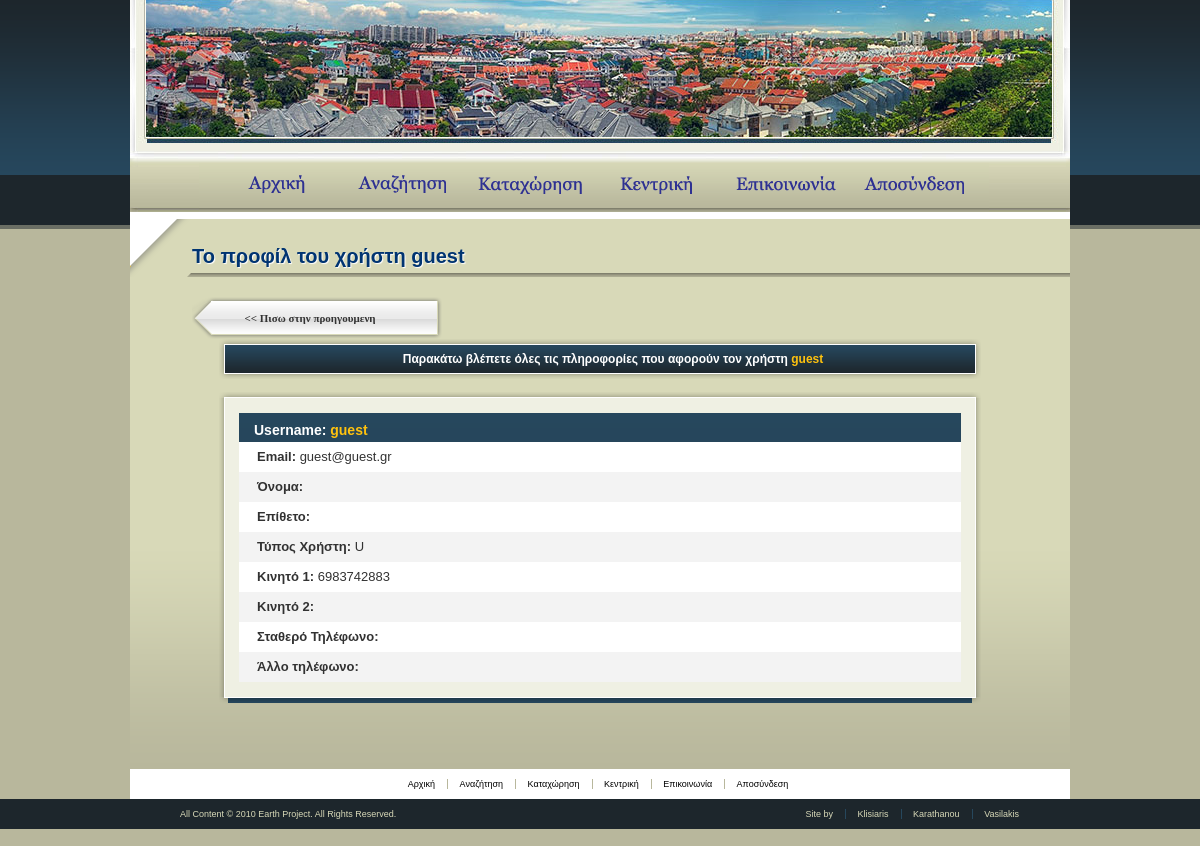
The app's page /site/profUser.php?user=guest (signed in) with its own data.
### tables this page shows
create table users
(
	username char(20) not null,
	password char(16) not null,
	email char(50) not null,
	name varchar(100),
	surname varchar(100),
	user_type enum('A','U'),
	unique(email),
	primary key(username)
);

create table telephone
(
	tel_id int auto_increment,
	home char(10),
	mobile1 char(10) not null,
	mobile2 char(10),
	other char(10),
	user_id char(20) not null,
	primary key(tel_id),
	constraint phones_constr
	foreign key(user_id) references users(username)
	on delete cascade on update cascade
);

### site/profUser.php (called while the page is built, shortened)
<?php
try
{
	$user=strval($_GET['user']);
	showUserProfile($user);
}
catch (Exception $e)
{
	dispHeader('ÓöÜëìá:');
	echo $e->getMessage();
	dispFooter();
	exit;
}
?>

### site/main_functions.php (the view, shortened to what this page needs)
<?php
function showUserProfile($user)
{
	$result = mysql_query("SELECT * FROM users where username='$user'");
	echo "<div class='header-bar-full'><h1 class='blue'>Το προφίλ του χρήστη $user</h1></div>
	<input type='button' id='button-2' name='back' value='<< Πισω στην προηγουμενη' onclick='javascript:history.go(-1)' />
	<div id='sub-header'>Παρακάτω βλέπετε όλες τις πληροφορίες που αφορoύν τον χρήστη <span class='yellow'>$user</span></div>";
echo "<div class='content-box-1'>
<div class='content-box-1-top'></div>
<div class='content-box-1-middle'>
<div class='content-box-1-content'> <div align='left'>";
	while($row = mysql_fetch_array($result))
	{
		echo "<div id='userCoreInfo'>
	<div id='userProfileName'><span id='userProfileWhite'>Username: </span>".$row['username']."</div>
	</div>
<div class='userProfileSubInfo whitebg'>
				<div class='userProfileInfo'><strong>Email: </strong>".$row['email']."</div>
				<div class='clearDiv'>&nbsp;</div>
			</div>
<div class='userProfileSubInfo'>
				<div class='userProfileInfo'><strong>Όνομα: </strong>".$row['name']."</div>
				<div class='clearDiv'>&nbsp;</div>
			</div>
<div class='userProfileSubInfo whitebg'>
				<div class='userProfileInfo'><strong>Επίθετο: </strong>".$row['surname']."</div>
				<div class='clearDiv'>&nbsp;</div>
			</div>
<div class='userProfileSubInfo'>
				<div class='userProfileInfo'><strong>Τύπος Χρήστη: </strong>".$row['user_type']."</div>
				<div class='clearDiv'>&nbsp;</div>
			</div>";
	}
	$result = mysql_query("SELECT * FROM telephone where user_id='$user'");
	while($row = mysql_fetch_array($result))
	{
	echo "<div class='userProfileSubInfo whitebg'>
				<div class='userProfileInfo'><strong>Κινητό 1: </strong>".$row['mobile1']."</div>
				<div class='clearDiv'>&nbsp;</div>
			</div>
<div class='userProfileSubInfo'>
				<div class='userProfileInfo'><strong>Κινητό 2: </strong>".$row['mobile2']."</div>
				<div class='clearDiv'>&nbsp;</div>
			</div>
<div class='userProfileSubInfo whitebg'>
				<div class='userProfileInfo'><strong>Σταθερό Τηλέφωνο: </strong>".$row['home']."</div>
				<div class='clearDiv'>&nbsp;</div>
			</div>
<div class='userProfileSubInfo'>
				<div class='userProfileInfo'><strong>Άλλο τηλέφωνο: </strong>".$row['other']."</div>
				<div class='clearDiv'>&nbsp;</div>
			</div>";
	}
	echo "
	</div></div>
</div>
<div class='content-box-1-bottom'>&nbsp;</div>
 </div>";
}
?>

### site/mystyle.css (style rules this page uses)
body { margin:0; color:#323232; font-family:verdana,tahoma,sans-serif; background:#b8b79c url(images/bg-body.gif) repeat-x top; font-size:13px; min-width:940px; }
select, input, textarea { font:11px verdana,sans-serif;vertical-align:middle; }
h1 { margin:0; }
.header-bar-full { width:883px; margin:0 -63px 20px -5px; padding:0 0 9px 5px; background:url(images/bg-header-bar-full.gif) no-repeat left bottom; }
.blue { color:#003471; font-size:20px; font-family:Georgia, Arial, "Times New Roman", Times; text-shadow:1px 1px 1px #fff; }
.yellow { color:#ffc20e; }
#sub-header { width:762px; height:40px; color:#fff; text-align:center; font-size:12px; font-weight:bold; margin-left:27px; padding: 13px 13px 0 13px; background:url(images/bg-sub-header.png) no-repeat left top; }
.content-box-1 { width:762px; height:auto; margin-left: 27px; }
.content-box-1-top { width:762px; height:6px; background:url(images/content-box-762-top.png) no-repeat left top; }
.content-box-1-middle { width:762px; color:#323232; line-height:14px; background: url(images/content-box-762-middle.png) repeat-y left top; }
.content-box-1-content { padding:15px 20px 15px 20px; }
.content-box-1-bottom { width:762px; height:7px; background:url(images/content-box-762-bottom.png) no-repeat left top; }
.whitebg { background-color: #fff; }
#button-2 { background:transparent url(images/btn-back.png) no-repeat top left; padding-bottom:2px; padding-right:20px; border:none; width:250px; height:42px; color:#333; text-decoration:none; font:bold 11px Georgia, "Times New Roman", Times; cursor:pointer; }
#userCoreInfo { width: auto; height: 29px; background: #1d262c url('images/bg-detail-blue.gif') repeat-x; }
#userProfileName { padding-top: 10px; padding-left: 15px; font-size: 14px; font-weight: bold; color: #ffc20e; }
#userProfileWhite { font-size: 14px; font-weight: bold; color: #fff; }
.userProfileSubInfo { clear: both; background-color: #f3f3f3; }
.userProfileInfo { float: left; display: inline; margin-left: 10px; padding: 8px; width: 183px; }

### records on screen
users: username "guest", email "guest@guest.gr", user_type "U"
telephone: mobile1 "6983742883"

### other values on screen
$user "guest"
